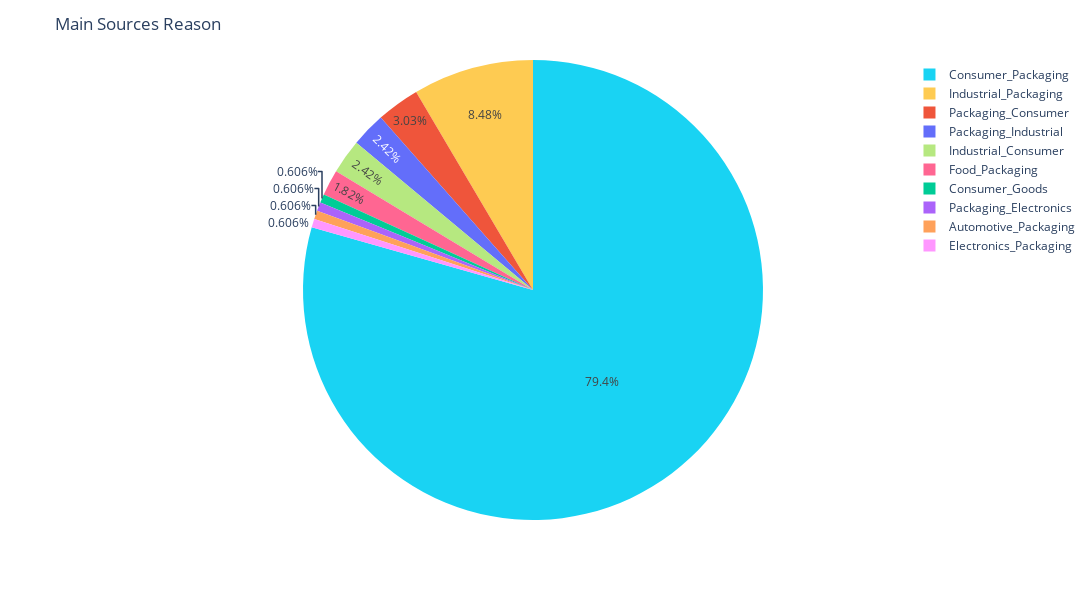

The cell this chart's notebook holds for it:
### Markdown cell above
<a id="33"></a>
### <div style="text-align:left; border-radius:15px; padding:20px; color:Black; margin:0; font-size:100%; font-family:Arial; background-color:#48cae4; overflow:hidden"><b>⚡ 3. Main Sources reason</b>
<a href="#table-of-contents" style="font-family: Arial, sans-serif; font-size: 15px; background-color: #7b2cbf; color: #ffffff; padding: 7px 15px; text-decoration: none; border-radius: 15px;">
        [Table of Content 📜⬆️]
</a>
</div>

### Code cell
fig = px.pie(
    df,
    names='Main_Sources',
    color='Main_Sources',
)

fig.update_layout(
    title = 'Main Sources Reason',
    height=600,
    width=1200,
)
fig.show()

### Figure 1 — Plotly figure (JSON) as saved in the notebook; plotly's stock layout.template omitted (floating-point values rounded to 4 significant figures; data arrays with more than 128 entries replaced by an {"elided": "..."} marker saying what was removed)
{"data": [{"customdata": {"elided": "165x1 str values"}, "domain": {"x": [0, 1], "y": [0, 1]}, "hovertemplate": "Main_Sources=%{customdata[0]}<extra></extra>", "labels": {"elided": "165 str values"}, "legendgroup": "", "marker": {"colors": {"elided": "165 str values"}}, "name": "", "showlegend": true, "type": "pie"}], "layout": {"height": 600, "legend": {"tracegroupgap": 0}, "margin": {"t": 60}, "title": {"text": "Main Sources Reason"}, "width": 1200}}
